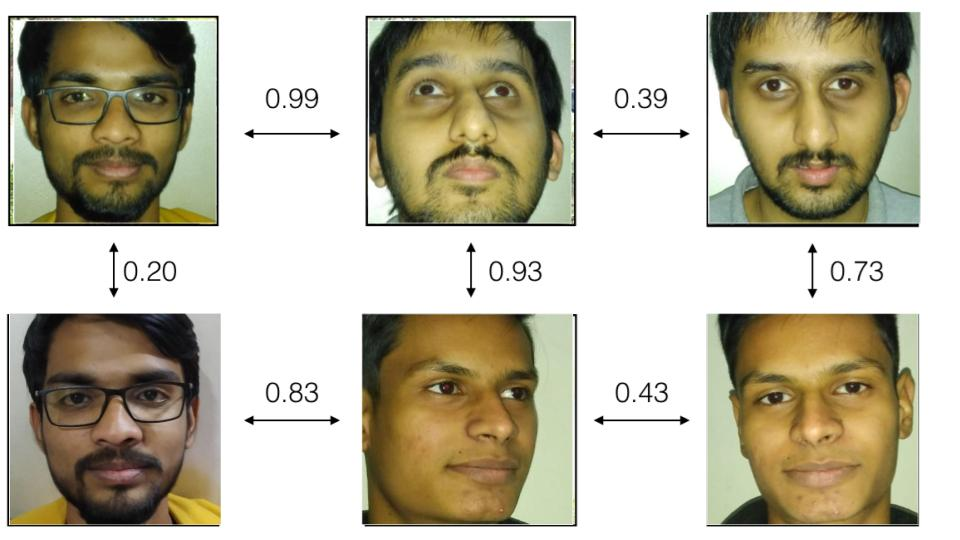
#> input picture slide.jpg, 960 x 540 px, given in place of the camera
$ jupyter execute --allow-errors 'vgg_face-v4( Gamma_Correction ).ipynb'
#> lines starting #> are read from the running program, lines starting #| are printed output that depends on the picture; after the words box and inside, x2 and y2 are one past the last pixel; in counts of white or black regions, pixels touching at a corner belong together
[cell 1]
from keras.models import Model, Sequential
from keras.layers import Input, Convolution2D, ZeroPadding2D, MaxPooling2D, Flatten, Dense, Dropout, Activation
from PIL import Image
import numpy as np
from keras.preprocessing.image import load_img, save_img, img_to_array
from keras.applications.imagenet_utils import preprocess_input
from keras.preprocessing import image
import matplotlib.pyplot as plt
import cv2
import os

#> (a cell that did not finish here is left out)

[cell 3]
#you can download the pretrained weights from the following link
#https://drive.google.com/file/d/1CPSeum3HpopfomUEK1gybeuIVoeJT_Eo/view?usp=sharing
#or you can find the detailed documentation https://sefiks.com/2018/08/06/deep-face-recognition-with-keras/

from keras.models import model_from_json
#> (the rest of this cell did not finish here and is left out)

[cell 4]
import imageio
import cv2
import numpy as np

# [26 lines left out: functions img_estim, adjust_gamma, Gamma_correction, not called in this run]

[cell 5]
# [9 lines left out: function image_to_embedding, not called in this run]

[cell 6]
# [55 lines left out: function recognize_face, not called in this run]

[cell 7]
import glob

def create_input_image_embeddings():       #  # Change folder --> folder
    input_embeddings = {}

    for file in glob.glob("imagesv1/*"):
        for file1 in glob.glob(file+"/*"):
            person_name_image = os.path.splitext(os.path.basename(file1))[0]
            person_name = os.path.splitext(os.path.basename(file))[0]
#             print(person_name)
            image_file = cv2.imread(file1, 1)
            input_embeddings[person_name,person_name_image] = image_to_embedding(image_file, model)

    return input_embeddings

def recognize_faces_in_cam(input_embeddings):


    cv2.namedWindow("Face Recognizer")
    vc = cv2.VideoCapture(0)


    font = cv2.FONT_HERSHEY_SIMPLEX
    face_cascade = cv2.CascadeClassifier('haarcascade_frontalface_default.xml')


    while vc.isOpened():
        _, frame = vc.read()
        img = frame
        height, width, channels = frame.shape


        gray = cv2.cvtColor(frame, cv2.COLOR_BGR2GRAY)
        faces = face_cascade.detectMultiScale(gray, 1.3, 5)

        # Loop through all the faces detected
        identities = []
        for (x, y, w, h) in faces:
            x1 = x
            y1 = y
            x2 = x+w
            y2 = y+h


            face_image = frame[max(0, y1):min(height, y2), max(0, x1):min(width, x2)]
            identity = recognize_face(face_image, input_embeddings, model)


            if identity is not None:
                img = cv2.rectangle(frame,(x1, y1),(x2, y2),(255,255,255),2)
                cv2.putText(img, str(identity), (x1+5,y1-5), font, 1, (255,255,255), 2)

        key = cv2.waitKey(100)
        cv2.imshow("Face Recognizer", img)

        if key == 27: # exit on ESC
            break
    vc.release()
    cv2.destroyAllWindows()

[cell 8]
cam = cv2.VideoCapture(0)

face_detector = cv2.CascadeClassifier('haarcascade_frontalface_default.xml')

#  #change - to get current time and date
from datetime import datetime
date_time = datetime.now().strftime('%Y%m%d%H%M%S')

#  #change create a new folder to save images
newpath = r'C:/Users/Abhay/Desktop/Face-recognition-using-deep-learning-master/imagesv1/newUser'+date_time
image_path = r'imagesv1\newUser'+date_time
if not os.path.exists(newpath):
    os.makedirs(newpath)


count = 0
while(True):
    ret, img = cam.read()
#> img is the input picture: shape (540, 960, 3); mean B, G, R 163.3, 183.7, 189.8
    #gray = cv2.cvtColor(img, cv2.COLOR_BGR2GRAY)
    faces = face_detector.detectMultiScale(img, 1.3, 5)
#> faces = [[29, 35, 174, 174], [725, 26, 181, 181], [24, 325, 183, 183], [715, 319, 197, 197], [373, 21, 196, 196], [375, 316, 196, 196]]
    for (x,y,w,h) in faces:
        x1 = x
        y1 = y
        x2 = x+w
        y2 = y+h
        cv2.rectangle(img, (x1,y1), (x2,y2), (255,255,255), 2)
        count += 1
        # Save the captured image into the datasets folder
        cv2.imwrite(image_path+"/User_" + str(count) + ".jpg", img[y1:y2,x1:x2])
        cv2.imshow('image', img)
#> this loop made 6 passes
#> (x, y, w, h, x1, y1, x2, y2) on passes 1 to 6: (29, 35, 174, 174, 29, 35, 203, 209), (725, 26, 181, 181, 725, 26, 906, 207), (24, 325, 183, 183, 24, 325, 207, 508), (715, 319, 197, 197, 715, 319, 912, 516), (373, 21, 196, 196, 373, 21, 569, 217), (375, 316, 196, 196, 375, 316, 571, 512)
#> pass 1, `cv2.imwrite(image_path+"/User_" + str(count) + ".jpg", img[y1:y2,x1:x2])`:
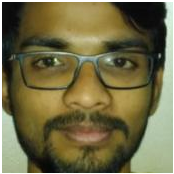
#> saved as User_1.jpg: shape (174, 174, 3); mean B, G, R 69.5, 106.6, 112.7
#> pass 1, `cv2.imshow('image', img)`:
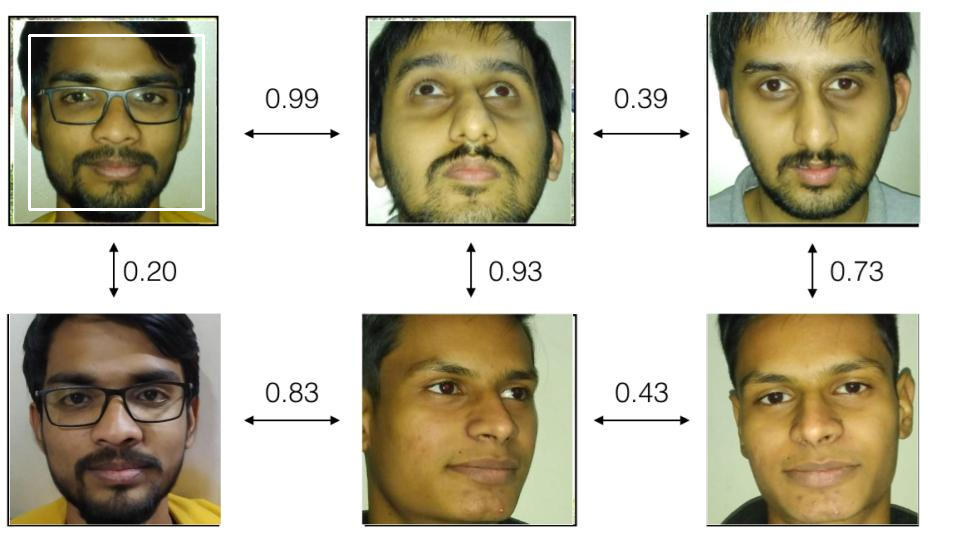
#> window 'image': shape (540, 960, 3); mean B, G, R 164, 184.2, 190.4
#> pass 2, `cv2.imwrite(image_path+"/User_" + str(count) + ".jpg", img[y1:y2,x1:x2])`:
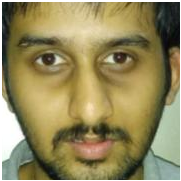
#> saved as User_2.jpg: shape (181, 181, 3); mean B, G, R 91.3, 136.5, 147
#> pass 2, `cv2.imshow('image', img)`:
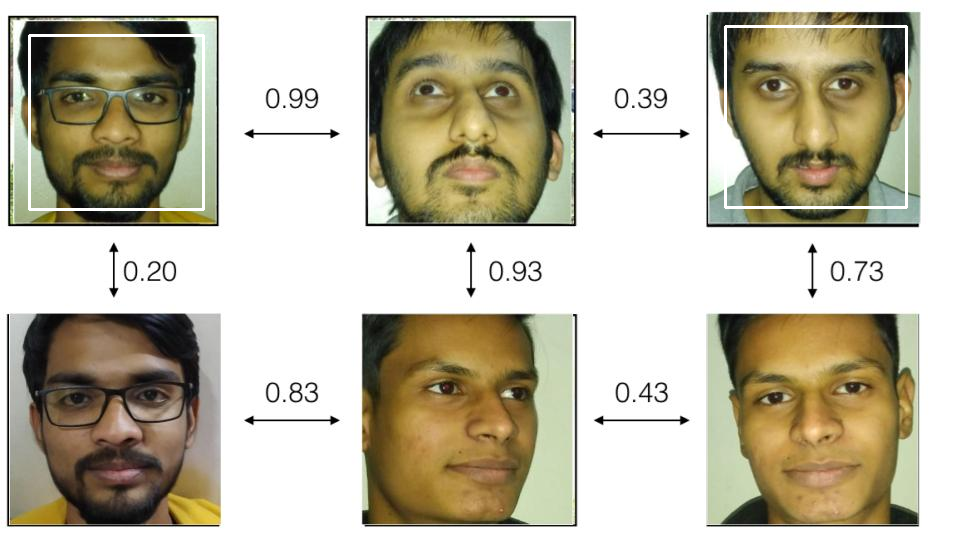
#> window 'image': shape (540, 960, 3); mean B, G, R 164.7, 184.8, 190.9
#> after the loop:
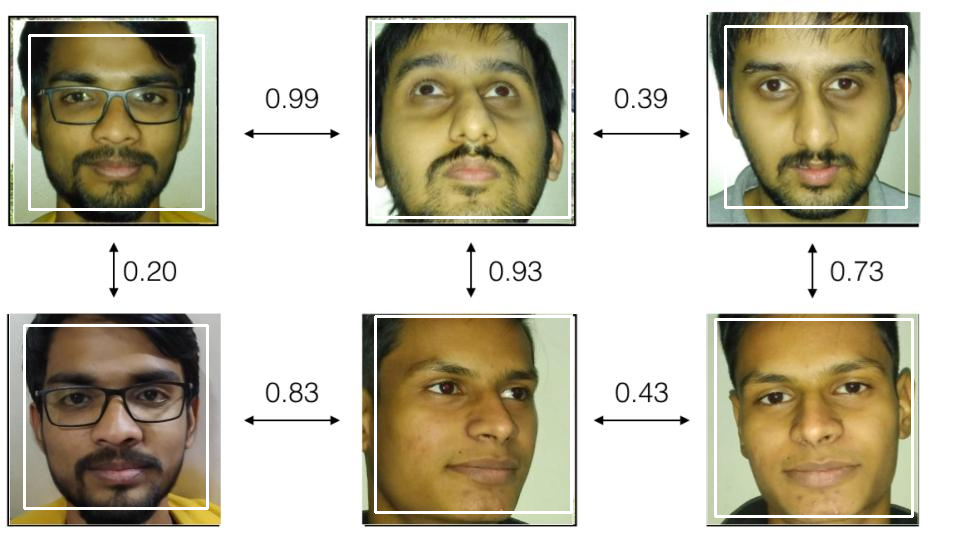
#> img: shape (540, 960, 3); 2.59% of pixels changed, all inside (x1, y1, x2, y2) = (23, 20, 914, 518)
#> after the loop, count = 6
    k = cv2.waitKey(200) & 0xff # Press 'ESC' for exiting video
#> (key Esc is pressed here)
    if k == 27:
        break
    elif count >= 10: # Take 30 face sample and stop video
         break
cam.release()
cv2.destroyAllWindows()

[cell 9]
input_embeddings = create_input_image_embeddings()
#> (the rest of this cell did not finish here and is left out)

#> in recognize_faces_in_cam, `font = cv2.FONT_HERSHEY_SIMPLEX`: font = 0
#> in recognize_faces_in_cam, `gray = cv2.cvtColor(frame, cv2.COLOR_BGR2GRAY)`:
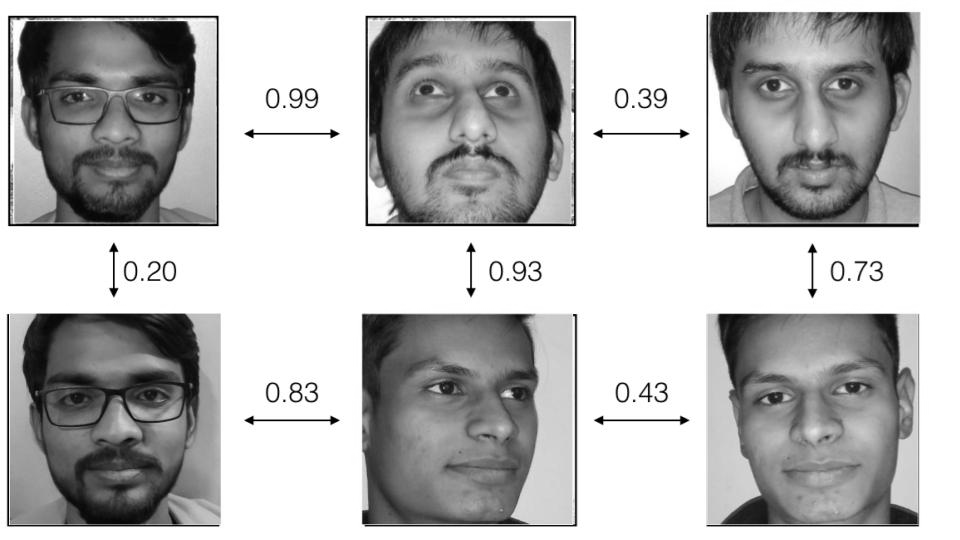
#> gray: shape (540, 960); min 0, max 255, mean 183.2
#> the loop in recognize_faces_in_cam, `for (x, y, w, h) in faces:` made 1 pass
#> pass 1, in recognize_faces_in_cam, `face_image = frame[max(0, y1):min(height, y2), max(0, x1):min(width, x..`:
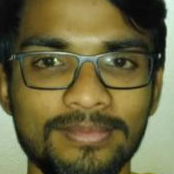
#> face_image: shape (174, 174, 3); mean B, G, R 63.6, 101.6, 107.6
